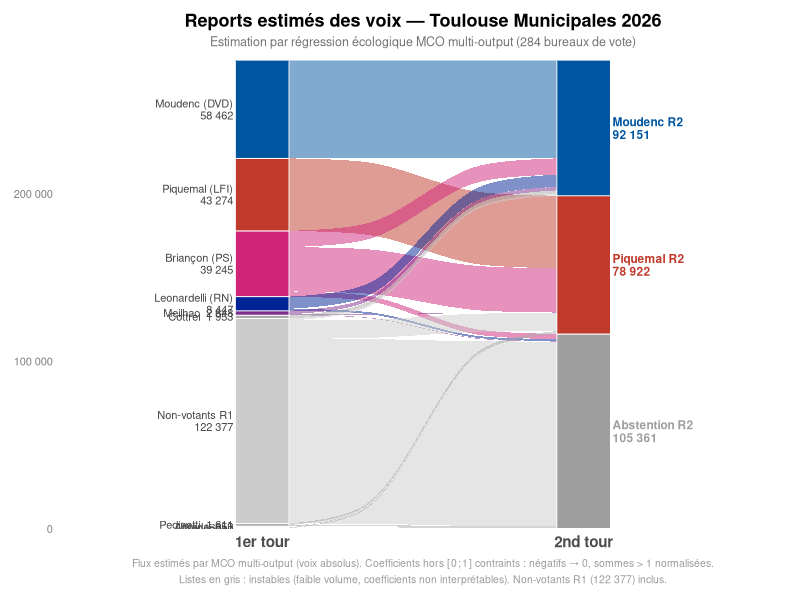

Recreate this plot in R.
#!/usr/bin/env Rscript
# sankey-report.R
# Diagramme de Sankey des reports de voix entre les deux tours
# Toulouse Municipales 2026 — estimation MCO multi-output (284 bureaux)
#
# Usage : Rscript notes/sankey-report.R   (depuis la racine du dépôt)
#         Rscript sankey-report.R         (depuis notes/)
# Output: notes/sankey-report.svg

# ── Dépendances ───────────────────────────────────────────────────────────────
for (pkg in c("ggalluvial", "svglite")) {
  if (!requireNamespace(pkg, quietly = TRUE))
    install.packages(pkg, repos = "https://cloud.r-project.org")
}

suppressPackageStartupMessages({
  library(ggplot2)
  library(ggalluvial)
  library(svglite)
})

# ── Chemins ───────────────────────────────────────────────────────────────────
args <- commandArgs(trailingOnly = FALSE)
script_idx <- grep("--file=", args)
if (length(script_idx)) {
  script_dir <- dirname(normalizePath(sub("--file=", "", args[script_idx])))
} else {
  script_dir <- getwd()  # fallback RStudio : lancer depuis notes/
}
out_svg <- file.path(script_dir, "sankey-report.svg")

# ── 1. Données (totaux R1 + coefficients MCO) ────────────────────────────────
# Totaux R1 calculés depuis data.json (python3 -c "..." ou cf. adoc §9.1)
# Inscrits : 281 354 | Votants R1 : 158 977
# [beta_Moudenc, beta_Piquemal, beta_Abstention] — modèle multi-output en
# volumes absolus, estimé par numpy.linalg.lstsq sans constante
listes <- data.frame(
  nom     = c(
    "Briançon (PS)", "Scalli", "Adrada", "Menéndez", "Moudenc (DVD)",
    "Leonardelli (RN)", "Cottrel", "Meilhac", "Piquemal (LFI)", "Pedinotti",
    "Non-votants R1"
  ),
  votes   = c(39245, 438, 653, 290, 58462, 8447, 1953, 2648, 43274, 1611, 122377),
  bm      = c( 0.247, -0.640, -0.110, -0.960,  1.190,  1.120,  1.500,  0.810, -0.040, -0.100,  0.010),
  bp      = c( 0.674,  1.370,  0.360,  0.850, -0.070, -0.260, -0.050,  0.090,  1.060,  0.760,  0.090),
  ba      = c(-0.010,  0.190,  0.080,  0.700, -0.120,  0.160, -0.390,  0.050, -0.030,  0.560,  0.910),
  stable  = c(TRUE, FALSE, FALSE, FALSE, TRUE, TRUE, FALSE, TRUE, TRUE, FALSE, TRUE),
  couleur = c(
    "#d0237a",  # Briançon — PS
    "#aaaaaa",  # Scalli   — instable
    "#aaaaaa",  # Adrada   — instable
    "#aaaaaa",  # Menéndez — instable
    "#0055a0",  # Moudenc  — DVD
    "#002395",  # Leonardelli — RN
    "#aaaaaa",  # Cottrel  — instable
    "#7b2d8b",  # Meilhac
    "#c0392b",  # Piquemal — LFI
    "#aaaaaa",  # Pedinotti — instable
    "#cccccc"   # Non-votants R1
  ),
  stringsAsFactors = FALSE
)

# ── 3. Calcul des flux (contrainte [0, 1] + normalisation) ───────────────────
# Coefficients hors [0,1] → contraints pour rendre les flux représentables :
#   - valeurs négatives : ramenées à 0
#   - somme > 1         : normalisée à 1
#   - résidu (somme < 1): affecté à l'abstention
compute_flows <- function(bm, bp, ba, votes) {
  m <- max(0, min(1, bm))
  p <- max(0, min(1, bp))
  a <- max(0, min(1, ba))
  s <- m + p + a
  if (s > 1) { m <- m / s; p <- p / s; a <- a / s }
  else        { a <- max(a, 1 - m - p) }
  round(c(Moudenc = m, Piquemal = p, Abstention = a) * votes)
}

flux <- t(mapply(compute_flows, listes$bm, listes$bp, listes$ba, listes$votes))

# ── 4. Format long pour ggalluvial ───────────────────────────────────────────
dests <- c("Moudenc R2", "Piquemal R2", "Abstention R2")

df <- do.call(rbind, lapply(seq_len(nrow(listes)), function(i) {
  data.frame(
    source  = listes$nom[i],
    target  = dests,
    voix    = as.numeric(flux[i, ]),
    couleur = listes$couleur[i],
    stringsAsFactors = FALSE
  )
}))
df <- df[df$voix > 0, ]

# ggalluvial place le PREMIER niveau en HAUT du graphique.
# Ordre voulu (haut → bas) : Moudenc, Piquemal, Briançon, Leonardelli,
#                             petites listes, Non-votants
ordre_src <- c(
  "Moudenc (DVD)",                          # haut
  "Piquemal (LFI)",
  "Briançon (PS)",
  "Leonardelli (RN)",
  "Meilhac",
  "Cottrel",
  "Non-votants R1",
  "Pedinotti", "Adrada", "Scalli", "Menéndez"  # bas
)
df$source <- factor(df$source, levels = ordre_src)
df$target <- factor(df$target, levels = dests)  # Moudenc R2 en haut, Abstention en bas

# ── 5. Lookups de voix officielles (étiquettes gauche et droite) ─────────────
voix_r1 <- setNames(listes$votes, listes$nom)


# Votants R2 : 175 994 | Exprimés R2 : 171 073 | Inscrits : 281 355
voix_r2 <- c(
  "Moudenc R2"    = 92151,
  "Piquemal R2"   = 78922,
  "Abstention R2" = 105361   # inscrits − votants R2
)

# ── 6. Couleurs ───────────────────────────────────────────────────────────────
couleurs_src    <- setNames(listes$couleur, listes$nom)
couleurs_target <- c(
  "Moudenc R2"    = "#0055a0",
  "Piquemal R2"   = "#c0392b",
  "Abstention R2" = "#9e9e9e"
)
all_couleurs <- c(couleurs_src, couleurs_target)

# ── 6. Graphique ──────────────────────────────────────────────────────────────
fmt <- function(x) format(round(x), big.mark = "\u00a0", scientific = FALSE, trim = TRUE)

p <- ggplot(df, aes(y = voix, axis1 = source, axis2 = target)) +

  # Rubans
  geom_alluvium(
    aes(fill = source),
    alpha    = 0.5,
    width    = 1 / 6,
    knot.pos = 0.35
  ) +

  # Rectangles des strates
  geom_stratum(
    aes(fill = after_stat(stratum)),
    width     = 1 / 6,
    color     = "white",
    linewidth = 0.3
  ) +

  # Étiquettes gauche (axis1 = source) : nom + voix sur deux lignes
  geom_text(
    stat    = "stratum",
    aes(label = ifelse(
      as.integer(after_stat(x)) == 1L,
      {
        v <- voix_r1[as.character(after_stat(stratum))]
        f <- format(v, big.mark = "\u00a0", scientific = FALSE, trim = TRUE)
        ifelse(v >= 8000,
          paste0(after_stat(stratum), "\n", f),          # 2 lignes
          ifelse(v >= 500,
            paste0(after_stat(stratum), "  ", f),        # 1 ligne
            as.character(after_stat(stratum))            # nom seul
          )
        )
      },
      ""
    )),
    hjust      = 1,
    nudge_x    = -0.09,
    size       = 2.8,
    lineheight = 0.9,
    color      = "#444444"
  ) +

  # Étiquettes droite (axis2 = target) : nom + vrais résultats R2
  geom_text(
    stat     = "stratum",
    aes(
      label = ifelse(
        as.integer(after_stat(x)) == 2L,
        paste0(after_stat(stratum), "\n",
               format(voix_r2[as.character(after_stat(stratum))],
                      big.mark = "\u00a0", scientific = FALSE, trim = TRUE)),
        ""
      ),
      color = after_stat(stratum)
    ),
    hjust      = 0,
    nudge_x    = 0.09,
    size       = 3.0,
    lineheight = 0.9,
    fontface   = "bold"
  ) +

  scale_fill_manual(values = all_couleurs, guide = "none") +

  scale_color_manual(
    values = c(couleurs_target, setNames(rep("#444444", nrow(listes)), listes$nom)),
    guide  = "none"
  ) +

  scale_x_discrete(
    limits = c("source", "target"),
    labels = c("1er tour", "2nd tour"),
    expand = c(0.38, 0.25)   # espace pour les étiquettes externes
  ) +

  scale_y_continuous(labels = fmt, name = NULL, expand = c(0, 0)) +

  labs(
    title    = "Reports estimés des voix \u2014 Toulouse Municipales 2026",
    subtitle = "Estimation par r\u00e9gression \u00e9cologique MCO multi-output (284 bureaux de vote)",
    caption  = paste0(
      "Flux estim\u00e9s par MCO multi-output (voix absolus). ",
      "Coefficients hors [\u202f0\u202f;\u202f1\u202f] contraints : n\u00e9gatifs \u2192 0, sommes > 1 normalis\u00e9es.\n",
      "Listes en gris : instables (faible volume, coefficients non interpr\u00e9tables). ",
      "Non-votants R1 (122\u00a0377) inclus."
    )
  ) +

  theme_minimal(base_size = 11, base_family = "") +
  theme(
    plot.title    = element_text(face = "bold", size = 13, hjust = 0.5, margin = margin(b = 4)),
    plot.subtitle = element_text(color = "grey45", size = 9, hjust = 0.5, margin = margin(b = 8)),
    plot.caption  = element_text(color = "grey60", size = 7.5, hjust = 0.5, lineheight = 1.3),
    legend.position  = "none",
    panel.background = element_blank(),
    panel.grid       = element_blank(),
    axis.text.x      = element_text(face = "bold", size = 11),
    axis.text.y      = element_text(size = 8, color = "grey50"),
    plot.margin      = margin(10, 10, 10, 10)
  )

# ── 7. Export ─────────────────────────────────────────────────────────────────
ggsave(out_svg, plot = p, width = 12, height = 9, device = "svg")
message("Sankey export\u00e9 : ", out_svg)
